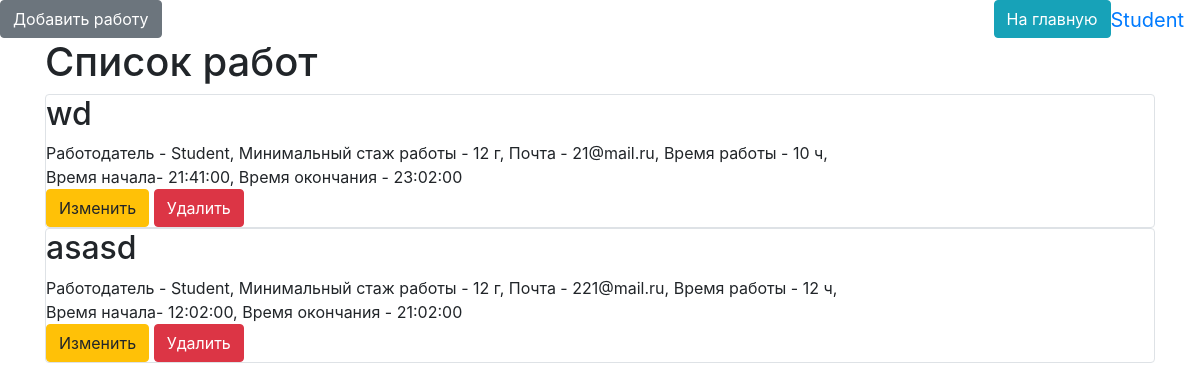
/ (signed in), run on the app's committed database.
### data/users.py (models this page shows, shortened)
class User(SqlAlchemyBase, UserMixin, SerializerMixin):
    __tablename__ = 'users'
    id = sqlalchemy.Column(sqlalchemy.Integer,
                           primary_key=True, autoincrement=True)
    name = sqlalchemy.Column(sqlalchemy.String, nullable=True, unique=True)
    email = sqlalchemy.Column(sqlalchemy.String,
                              index=True, unique=True, nullable=True)
    hashed_password = sqlalchemy.Column(sqlalchemy.String, nullable=True)
    modified_date = sqlalchemy.Column(sqlalchemy.DateTime, default=datetime.datetime.now)
    about = sqlalchemy.Column(sqlalchemy.String, nullable=True)
    set_password = sqlalchemy.Column(sqlalchemy.String, nullable=True)
    def set_password(self, password):
        self.hashed_password = generate_password_hash(password)

### data/employment.py (models this page shows)
class Employment(SqlAlchemyBase, SerializerMixin):
    __tablename__ = 'employment'
    id = sqlalchemy.Column(sqlalchemy.Integer,
                           primary_key=True, autoincrement=True)
    team_leader = sqlalchemy.Column(sqlalchemy.Integer,
                                    sqlalchemy.ForeignKey("users.id"))
    job = sqlalchemy.Column(sqlalchemy.String, nullable=True)
    work_size = sqlalchemy.Column(sqlalchemy.Integer, nullable=True)
    experience = sqlalchemy.Column(sqlalchemy.Integer, nullable=True)
    email = sqlalchemy.Column(sqlalchemy.String,
                              index=True, unique=False, nullable=True)
    start_time = sqlalchemy.Column(sqlalchemy.Time, nullable=True)
    end_time = sqlalchemy.Column(sqlalchemy.Time, nullable=True)
    user = sqlalchemy.Column(sqlalchemy.String, nullable=True)

### main.py (the view)
@app.route("/")
def server():
    a = {}
    db_session.global_init("db/blogs.db")
    db_sess = db_session.create_session()
    works = db_sess.query(Jobs).all()
    for i in db_sess.query(User).all():
        a[i.id] = i.name
        a[str(i.id)] = i.name
    for item in works:
        item.user = a[item.team_leader]
        db_sess.add(item)
        db_sess.commit()
    return render_template("work.html", works=works)

### data/db_session.py (called while the page is built, shortened)
def global_init(db_file):
    global __factory
    if __factory:
        return

def create_session() -> Session:
    global __factory
    return __factory()

### main.py (called while the page is built)
@login_manager.user_loader
def load_user(user_id):
    db_session.global_init("db/blogs.db")
    db_sess = db_session.create_session()
    return db_sess.query(User).get(user_id)

### templates/work.html (shortened to what this page needs)
{% extends "base.html" %}
{% block content %}
<h1>Список работ</h1>
{% for item in works %}
<div class="col-md6 border rounded">
    <h2>{{item.job}}</h2>
    <div>
        Работодатель - {{item.user}}, Минимальный стаж работы - {{item.experience}} г, Почта - {{item.email}}, Время работы - {{item.work_size}} ч,
    </div>
    <div>
        Время начала- {{item.start_time}}, Время окончания - {{item.end_time}}
    </div>
    {% if current_user.is_authenticated and (current_user.name == item.user or current_user.name == admin) %}
       <div>
          <a href="/addjob/{{ item.id }}" class="btn btn-warning">
              Изменить
          </a>
          <a href="/job_delete/{{ item.id }}" class="btn btn-danger">
              Удалить
          </a>
      </div>
    {% endif %}
</div>
{% endfor %}
{% endblock %}

### templates/base.html (shortened to what this page needs)
<!doctype html>
<html lang="en">
<head>
    <link rel="stylesheet"
          href="https://stackpath.bootstrapcdn.com/bootstrap/4.4.1/css/bootstrap.min.css"
>
</head>
<body>
{% if current_user.is_authenticated %}
    <a class="navbar-brand" href="/logout" style="float: right;">{{ current_user.name }}</a>
    <a href="/" class="btn btn-info" style="float: right;">На главную</a>
{% else %}
    <p>
        <a class="btn btn-primary " href="/register">Зарегистрироваться</a>
        <a class="btn btn-success" href="/login">Войти</a>
    </p>
{% endif %}
{% if current_user.is_authenticated %}
    <a href="addjob" class="btn btn-secondary">Добавить работу</a>
{% endif %}
<main role="main" class="container">
    {% block content %}{% endblock %}
</main>
</body>
</html>

### data on the page
User: name "Student"
Employment: job "wd", user "Student", experience "12", email "21@mail.ru", work_size "10", start_time "21:41:00", end_time "23:02:00"
Employment: job "asasd", user "Student", experience "12", email "221@mail.ru", work_size "12", start_time "12:02:00", end_time "21:02:00"
